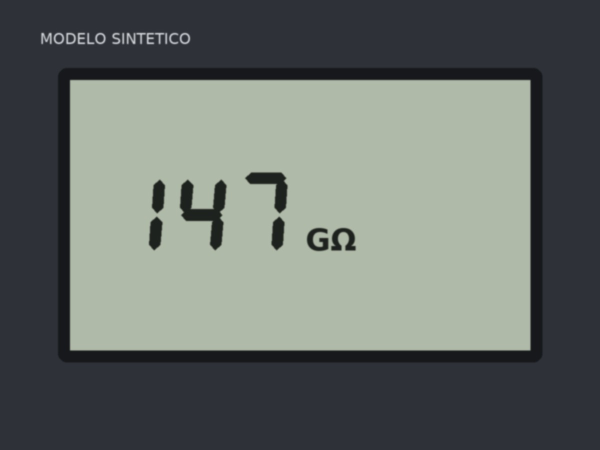
#> input picture services/ocr/tests/fixtures/display-isolacao.jpg, 1200 x 900 px (shown at 1/2 size)
$ python -i display.py   (imports and definitions only)
#> lines starting #> are read from the running program, lines starting #| are printed output that depends on the picture
#> further down, picture is the input picture: shape (900, 1200, 3); mean B, G, R 104.7, 108.8, 102.3
"""The display read (Story 9.1): an instrument display, seven-segment or dot-matrix LCD.

Chosen by the spike (`docs/display-reading-spike.md`). The plate pipeline splits each
detected line into words at ink gaps; on a display that split breaks a seven-segment
number at its segment gaps and at its decimal point, so here every detected line is
recognized whole. Before detection the working copy is:

- upscaled so its shorter side is at least MIN_SHORT_SIDE (a display crop can be tiny),
  or downscaled so its longer side is at most MAX_DISPLAY_SIDE;
- turned grey and contrast-equalized (CLAHE), because an LCD is low contrast;
- ink-bridged: a grey-level erosion (the minimum over a small disc, 1/BRIDGE_DIVISOR of the
  shorter side) joins the separate segments of a seven-segment digit and the dots of a
  character LCD into solid strokes the detector and the recognizer know.

The photometric steps change no coordinate; the scaling is geometric, so its boxes are
mapped back to the received pixel grid and `preprocessing_applied` is true. Tokens keep the
recognizer's text as read (it has no Omega or degree sign: `GΩ` often reads `GO`); what a
token means is the kernel's job (`packages/domain/src/reading/display.ts`).
"""

import cv2
import numpy as np

from .pipeline import Detector, ReadResult, Recognizer, Token, _order_quad, _reading_order, clamp_box, quad_size, rectify

MIN_SHORT_SIDE = 320
# Fix batch fxg6 (2026-10-29, prod-pass G6): the display route works on at most this many pixels
# a side. Production sends the stored print variant, up to 2000 px on the long edge, and a
# 2000 x 1500 read on the mobile detector was OOM-killed inside the ocr task's 1536 MiB
# reservation; 1200 is the largest size measured inside it (the six fixtures are 1200 x 900
# and stay unscaled). The plate route keeps its own MAX_SIDE (pipeline.py), unchanged.
MAX_DISPLAY_SIDE = 1200
BRIDGE_DIVISOR = 150
MIN_LINE_SIDE = 4


def _prepare(image: np.ndarray) -> tuple[np.ndarray, float]:
    """The working copy and its scale over the received image."""
    height, width = image.shape[:2]
#> height = 900; width = 1200
    scale = 1.0
    if min(height, width) < MIN_SHORT_SIDE:
        scale = MIN_SHORT_SIDE / min(height, width)
    elif max(height, width) > MAX_DISPLAY_SIDE:
        scale = MAX_DISPLAY_SIDE / max(height, width)
    work = image
    if scale != 1.0:
        size = (max(1, round(width * scale)), max(1, round(height * scale)))
        work = cv2.resize(image, size, interpolation=cv2.INTER_CUBIC if scale > 1 else cv2.INTER_AREA)
    gray = cv2.cvtColor(work, cv2.COLOR_BGR2GRAY)
    gray = cv2.createCLAHE(clipLimit=2.0, tileGridSize=(8, 8)).apply(gray)
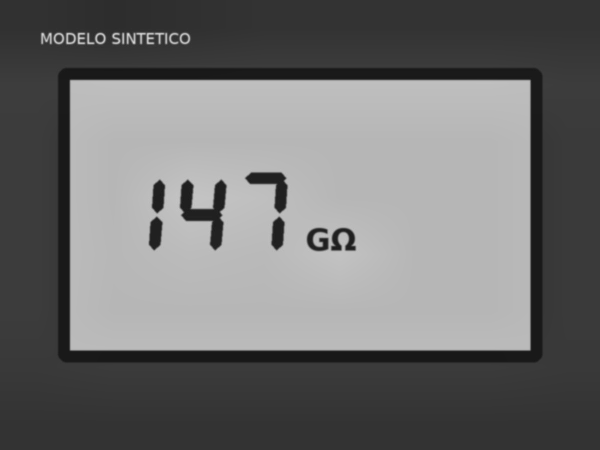
#> gray: shape (900, 1200) (shown at 1/2 size); min 19, max 220, mean 111
    k = max(3, round(min(gray.shape) / BRIDGE_DIVISOR))
#> k = 6
    gray = cv2.erode(gray, cv2.getStructuringElement(cv2.MORPH_ELLIPSE, (k, k)))
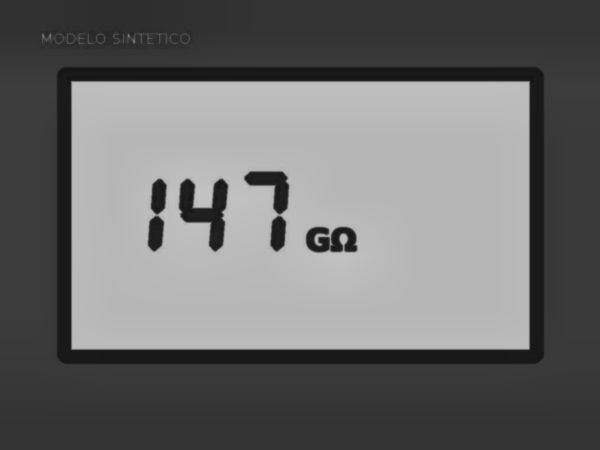
#> gray: shape (900, 1200) (shown at 1/2 size); min 19, max 195, mean 108.4
    return cv2.cvtColor(gray, cv2.COLOR_GRAY2BGR), scale


def read_display(image: np.ndarray, detector: Detector, recognizer: Recognizer) -> ReadResult:
    height, width = image.shape[:2]
    work, scale = _prepare(image)
    crops: list[np.ndarray] = []
    boxes: list[tuple[float, float, float, float]] = []
    for quad in (_order_quad(p) for p in detector.detect(work)):
        line_w, line_h = quad_size(quad)
        if line_w < MIN_LINE_SIDE or line_h < MIN_LINE_SIDE:
            continue
        line, _ = rectify(work, quad, line_w, line_h)
        crops.append(cv2.cvtColor(line, cv2.COLOR_BGR2RGB))
        boxes.append((float(quad[:, 0].min()), float(quad[:, 1].min()), float(quad[:, 0].max()), float(quad[:, 1].max())))
    if not crops:
        return ReadResult(width, height, [], scale != 1.0)

    readings = recognizer.read(crops)
    tokens: list[Token] = []
    for i in _reading_order(boxes):
        text = "".join(readings[i].text.split())
        x0, y0, x1, y1 = (v / scale for v in boxes[i])
        box = clamp_box(x0, y0, x1, y1, width, height)
        if not text or box is None:
            continue
        tokens.append(Token(text=text, bbox=box, confidence=round(readings[i].confidence, 4)))
    return ReadResult(width, height, tokens, scale != 1.0)

>>> import cv2
>>> picture = cv2.imread('../tests/fixtures/display-isolacao.jpg')
>>> result = _prepare(picture)

$ run again, on services/ocr/tests/fixtures/display-microhmimetro.jpg
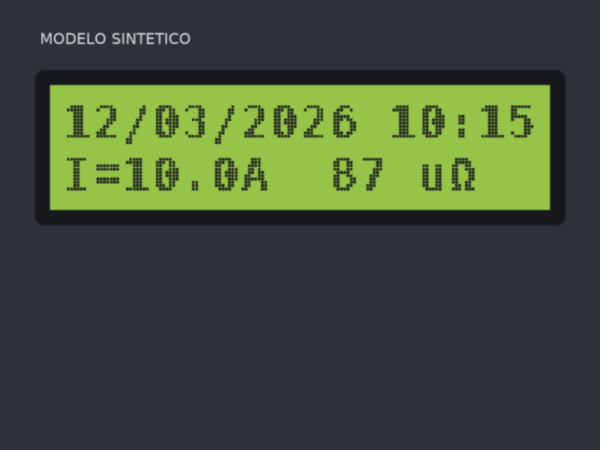
#> input picture services/ocr/tests/fixtures/display-microhmimetro.jpg, 1200 x 900 px (shown at 1/2 size)
#> picture is the input picture: shape (900, 1200, 3); mean B, G, R 57, 77.6, 65.8
#> in _prepare, `gray = cv2.createCLAHE(clipLimit=2.0, tileGridSize=(8, 8)).apply(gray)`:
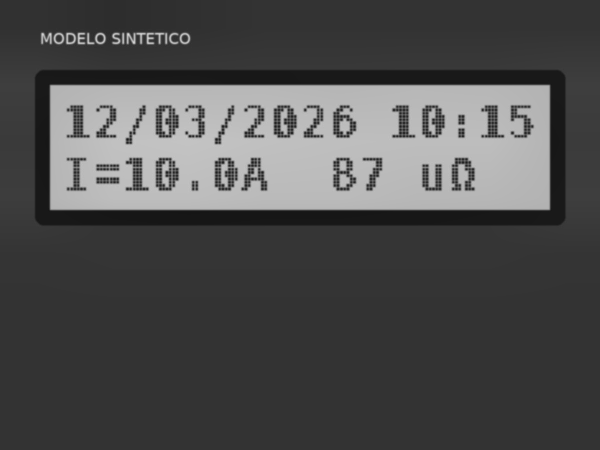
#> gray: shape (900, 1200) (shown at 1/2 size); min 20, max 220, mean 77.6
#> in _prepare, `gray = cv2.erode(gray, cv2.getStructuringElement(cv2.MORPH_ELLIPSE, (k..`:
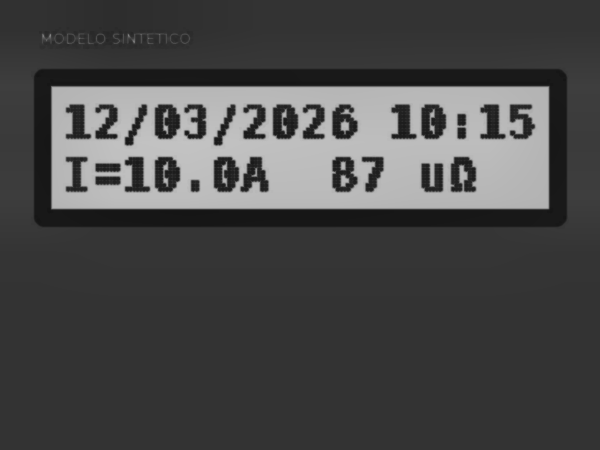
#> gray: shape (900, 1200) (shown at 1/2 size); min 20, max 195, mean 72.5

$ run again, on services/ocr/tests/fixtures/display-termo.jpg
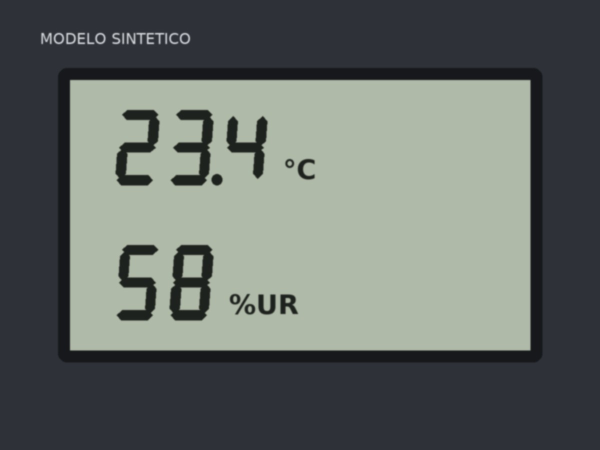
#> input picture services/ocr/tests/fixtures/display-termo.jpg, 1200 x 900 px (shown at 1/2 size)
#> picture is the input picture: shape (900, 1200, 3); mean B, G, R 102.3, 106.2, 99.9
#> in _prepare, `gray = cv2.createCLAHE(clipLimit=2.0, tileGridSize=(8, 8)).apply(gray)`:
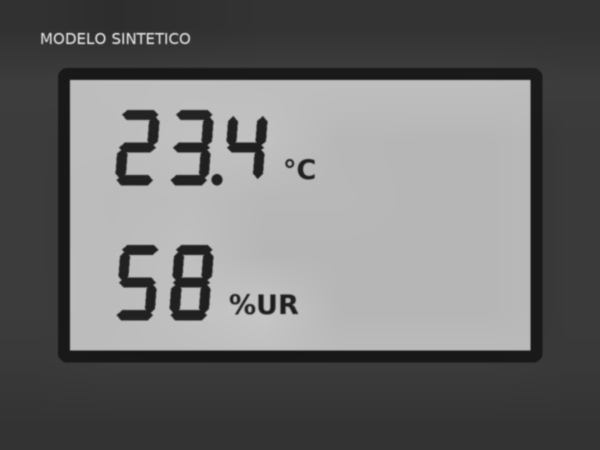
#> gray: shape (900, 1200) (shown at 1/2 size); min 19, max 220, mean 109.1
#> in _prepare, `gray = cv2.erode(gray, cv2.getStructuringElement(cv2.MORPH_ELLIPSE, (k..`:
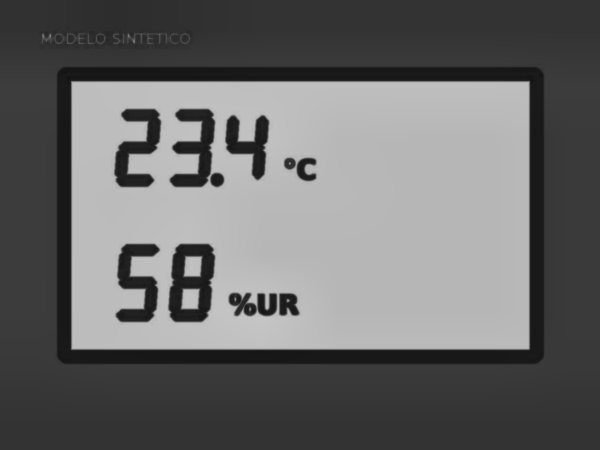
#> gray: shape (900, 1200) (shown at 1/2 size); min 19, max 198, mean 105.5
